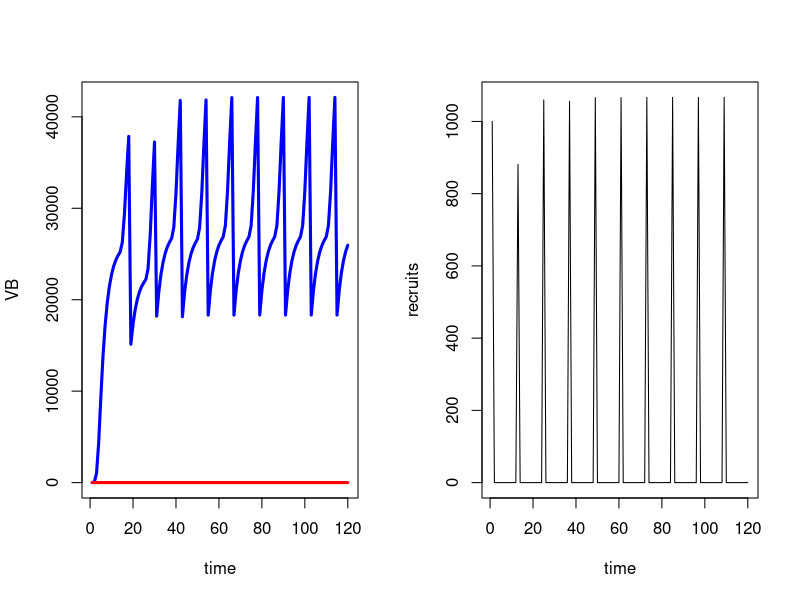

Reproduce this figure in R.
### 10/30/2020 Turning generic AS model into monthly scallops 
#   -first make monthly
#   -then input more realistic scallop parms

### Remaining to do:
#     -Probably want to allow the scallops to live maybe 18 months? This would also allow for the possibility that some scallops can
#           -spawn twice. Seems ballpark that this would be a proportion <50% but greater than 10%
#     -make harvest season explicit (i.e. vulnerability off of age or month as opposed to size) or having a vul to harvest and vul to retention
#     -deal with animals that can spawn before they're killed, so need an aggregator to sum eggs in non-recruit months.
#     -consider spatial issues


scenario <- list( 
                 life = list(amax = 18,
                  Ro = 1000,
                  CR = 8,
                  vbk = 4/12,
                  vblinf = 65,
                  vbt0 = 0,
                  alw = 0.0001,
                  alwb = 3,
                  wmat = 12,
                  amat = 10,
                  msd = .1,
                  vlh = 50,
                  vsd = 5,
                  M = 0.2,
                  lorenzc = 1,
                  #this sucks, need to change to 1:amax; probably x/sum(x) and go into EPRo/f
                  prob_spawn = c(0.3,0.5,1,0,0,0.1,0.2,0.5,0.8,0.8,0.2,0.1)),
                  catch = list(FM_flag = "q",
                               q_flag = "constant",
                                effort = 2,
                                q = 0.0003,
                                U = 0,
                                qmax = .0005,
                                kq = 0.5, #probably bad
                                bag_unit = "gallon",
                                bag = 2),
                  sim = list(month = 120)
                  )

scallop_model_fun <- function(scenario){
  
  TLref <- scenario$life$vblinf*0.5 #calculate from life values
  #Life history vectors
    scenario$life.vec <- with(scenario$life,{
        life.vec <- data.frame(Age = seq(1,amax))
        life.vec$TL <- vblinf*(1-exp(-vbk*(life.vec$Age-vbt0)))
        life.vec$Wt <- (alw*(life.vec$TL)^alwb)
        life.vec$Vul <- 1/(1+exp(-(life.vec$TL-vlh)/vsd))
        life.vec$Surv <- exp(-(M*TLref/life.vec$TL))^lorenzc
        life.vec$Lo <- life.vec$Lfished <- vector(length=amax)
        life.vec$Lo[1] <- life.vec$Lfished[1] <- 1
        for (i in 2:amax){
          life.vec$Lo[i] <- life.vec$Lo[i-1]*life.vec$Surv[i-1]
          life.vec$Lfished[i] <- life.vec$Lfished[i-1]*life.vec$Surv[i-1]*(1-scenario$catch$U*life.vec$Vul[i-1])
        }
        life.vec$Mat <- 1/(1+exp(-(life.vec$Age-amat)/msd))
        life.vec$Fec <- .1*life.vec$Wt
        return(life.vec)
    })
  #bag limit 
    #shell height to #'s per gallon
    sh2gal <- function(sh){
      (-6.704*sh + 480.96)/2
    }
    #switch for bag limit units
    scenario$catch <- within(scenario$catch,{
      if(bag_unit=='gallon'){
        maxcat <- bag*2.5             #theoretical max anyone can catch 
        catch.rate <- seq(0,maxcat,by=0.1)
        ret <- pmin(catch.rate,bag)       #how many can be retained for every individual option of numbers caught
        p.legal <- rep(1,length(scenario$life.vec$Age))   #not actually bag but would be used if there was a minimum size limit like 1/(1+exp(-1.7*(TL-MLL)/0.07))
      }else if(bag_unit=="numbers"){
        maxcat <- ceiling(bag*2.5)             #theoretical max anyone can catch 
        catch.rate <- seq(0,maxcat,by=1)
        ret <- pmin(catch.rate,bag)       #how many can be retained for every individual option of numbers caught
        p.legal <- rep(1,length(scenario$life.vec$Age))   #not actually bag but would be used if there was a minimum size limit like 1/(1+exp(-1.7*(TL-MLL)/0.07))
      }
    })
  #per recruit section
    scenario$per.rec <- with(scenario$life.vec, {
      per.rec <- list()
      per.rec$epro <- sum(Lo*Fec*Mat) #eggs-per-recruit unfished conditions
      per.rec$eprf <- sum(Lfished*Fec*Mat) #eggs-per-recruit fished conditions
      per.rec$bpro <- sum(Wt,Lo) #biomass-per-recruit unfished conditions
      per.rec$npro <- sum(Lo) #numbers-per-recruit unfished conditions
      per.rec$vbpro <- sum(Vul*Wt*Lo)  #vulnerable biomass per recruit unfished conditions
      per.rec$vbprf <- sum(Vul*Wt*Lfished) #vulnerable biomiass per recruit fished conditions
      per.rec$spr <- per.rec$epro/per.rec$eprf   #spawning potential ratio
      per.rec$bo <- scenario$life$Ro*per.rec$bpro #biomass at unfished condtions
      per.rec$no <- scenario$life$Ro*per.rec$npro #numbers at unfished conditions
      per.rec$vbo <- scenario$life$Ro*per.rec$vbpro  #vulnerable biomass at unfished conditions
      per.rec$kq <- 2/per.rec$bo   # scaling constant for abundance varying q (from Pine et al 2015)
      return(per.rec)
    })
  #recruitment calculations
    scenario$recruit <- with(scenario$per.rec,{
      recruit <- list()
      recruit$bha <- scenario$life$CR/epro                         #beverton holt a parm
      recruit$bhb <- (scenario$life$CR-1)/(scenario$life$Ro*epro)                #beverton holt b parm
      recruit$r.eq <- (recruit$bha*eprf-1)/(recruit$bhb*eprf)        #equilibrium recruitment
      recruit$yield.eq <- scenario$catch$U*vbprf*recruit$r.eq
      return(recruit)
    })
  #declare locally for easy calling
    amax <- scenario$life$amax
    months <- scenario$sim$month
  #storage
    eggs <- N <- B <- VB <- hr <- yield_n <- yield_b <- cpue_n <- cpue_b <- qt <- et <- hcpue <- hpue <- pr_hr <- vector(length=amax)
    hr_sel <- hr_harv <- nage <- matrix(0, months, amax)
  #initialization
    #numbers
      nage[1,1] <- scenario$life$Ro #initializing first year age structure 
      #proc_err[1] = 0 #rnorm(1,0,sdpro) #first value of process error
      N[1] <- sum(nage[1,]) #first value of total numbers
      B[1] <- sum(nage[1,]*scenario$life.vec$Wt) #first value of total biomass
      VB[1] <- sum(nage[1,]*scenario$life.vec$Wt*scenario$life.vec$Vul) #first value of vulernable biomass
    #harvest
      #switch for catchability
      if(scenario$catch$q_flag == "constant"){
        qt[1] <- scenario$catch$q #Here fixing q at a constant
      }else if(q_flag=='VB'){
        qt[1] <- scenario$catch$qmax/(1+scenario$catch$kq*B[1])
      }
      et[1] <- scenario$catch$effort #Here fixing effort at a constant
      #swith for fishing mortality
      if(scenario$catch$FM_flag == "q"){ 
        # Here fixing q at a constant
        qt[1] <- scenario$catch$q                                                                  
        hr[1] <- 1-exp(-qt[1]*et[1])
      } else if (scenario$catch$FM_flag == "constant"){
        # Fixing hr as a constant U 
        hr[1] <- scenario$catch$U
      } 
      hr_sel[1,] <- hr[1]*scenario$life.vec$Vul #age-specific capture rate according to selectivity
      hr_harv[1,] <-  hr[1]*scenario$life.vec$Vul*scenario$catch$p.legal #age-specific capture of legally big animals (adjusting hr_sel for size limit)
      hcpue[1] <- sum(nage[1,]*hr_harv[1,])/et[1] #raw catch rates not accounting for bag *also not accounting for loss due to So
      hcpue[1] <- ifelse(is.nan(hcpue[1]),0,hcpue[1])  #trap for cases where effort <- 0, will throw div0 errors (NaN)
      if(scenario$catch$bag_unit=="gallon"){
        require(truncnorm)
        #using a half-normal truncated at zero to get the density of 
        dens.catch <- dtruncnorm(scenario$catch$catch.rate, a=0, mean=hcpue[1], sd=hcpue[1]*0.4)
        dens.catch <- dens.catch/sum(dens.catch) #need to sum to 1 to prevent loss from density range
        hpue[1] <- sum(dens.catch*scenario$catch$ret)  #rate of actually harvestable fish accounting for bag and size
      }else{
        dens.catch <- dpois(scenario$catch$catch.rate,hcpue[1])
        dens.catch <- dens.catch/sum(dens.catch) #need to sum to 1 to prevent loss from density range
        hpue[1] <- sum(dens.catch*scenario$catch$ret)  #rate of actually harvestable fish accounting for bag and size
      }
      
      pr_hr[1] <- (hpue[1]/hcpue[1])  #probability of actually harvesting fish of legal size
      pr_hr[1] <- ifelse(is.nan(pr_hr[1]),0,pr_hr[1]) #Another trap, becuase hcpue could be 0
      yield_n[1] <- sum(hr_harv[1,]*pr_hr[1]*nage[1,])
      yield_b[1] <- sum(hr_harv[1,]*pr_hr[1]*nage[1,]*scenario$life.vec$Wt) 
      cpue_n[1] <- yield_n[1]/et[1] #first value of cpue
      cpue_b[1] <- yield_b[1]/et[1] #first value of cpue
  #simulate
    for(i in 2:months){
        #recruitment
          # nage[i,1] <- 0              #the recruitment without process error
          if((i %% 12)==1){
            eggs[i-1] <- sum((scenario$life.vec$Fec * scenario$life.vec$Mat * t(nage[(i-12):(i-1),])) %*% scenario$life$prob_spawn)

            nage[i,1] <- scenario$recruit$bha*eggs[i-1]/(1+scenario$recruit$bhb*eggs[i-1])              #the recruitment without process error
          }

        #nage[i,1] = bha*eggs[i-1]/(1+bhb*eggs[i-1])                          #the recruitment without process error
        #nage[i,1] = bha*eggs[i-1]/(1+bhb*eggs[i-1])*exp(proc_err[i-1])       #the recruitment each year, a product of beverton holt, eggs, and process error ****note this is going to be changed to be a function of a habitat dependent b parmameter, see DD habitat excel file
        #Natural mortality
          #Only have age 1 at this point, so need to fill in other ages to calculate catch rates
          nage[i,2:amax] <- nage[i-1,1:(amax-1)]*scenario$life.vec$Surv[1:(amax-1)] #Note this assumes NO natural mortality yet, so these are theoretical catch rates if we think M happens before F in annual cycle
        #bag limit
          #switch for catchability
          if(scenario$catch$q_flag == "constant"){
            qt[i] <- scenario$catch$q #Here fixing q at a constant
          }else if(q_flag=='VB'){
            qt[i] <- scenario$catch$qmax/(1+scenario$catch$kq*B[i])
          }
          et[i] <- scenario$catch$effort #Here fixing effort at a constant
          #swith for fishing mortality
          if(scenario$catch$FM_flag == "q"){ 
            # Here fixing q at a constant
            qt[i] <- scenario$catch$q                                                                  
            hr[i] <- 1-exp(-qt[i]*et[i])
          } else if (scenario$catch$FM_flag == "constant"){
            # Fixing hr as a constant U 
            hr[i] <- scenario$catch$U
          } 
          hr_sel[i,] <- hr[i]*scenario$life.vec$Vul
          hr_harv[i,] <- hr[i]*scenario$life.vec$Vul*scenario$catch$p.legal
          hcpue[i] <- sum(nage[i,]*hr_harv[i,])/et[i] #expected catch rate of harvestable fish
          hcpue[i] <- ifelse(is.nan(hcpue[i]),0,hcpue[i])  #div0 trap for effort = 0
          if(scenario$catch$bag_unit=="gallon"){
            #using a half-normal truncated at zero to get the density of 
            dens.catch <- dtruncnorm(scenario$catch$catch.rate, a=0, mean=hcpue[i], sd=hcpue[i]*0.4)
            dens.catch <- dens.catch/sum(dens.catch) #need to sum to 1 to prevent loss from density range
            hpue[i] <- sum(dens.catch*scenario$catch$ret)  #rate of actually harvestable fish accounting for bag and size
          }else{
            dens.catch <- dpois(scenario$catch$catch.rate,hcpue[i])
            dens.catch <- dens.catch/sum(dens.catch) #need to sum to 1 to prevent loss from density range
            hpue[i] <- sum(dens.catch*scenario$catch$ret)  #rate of actually harvestable fish accounting for bag and size
          }
          pr_hr[i] <- (hpue[i]/hcpue[i])  #probabilty of actually harvesting (i.e. landing)
          pr_hr[i] <- ifelse(is.nan(pr_hr[i]),0,pr_hr[i])  #trap for effort =0...meaning hcpue=0
        #Mortality
          nage[i,2:amax] <- nage[i-1,1:(amax-1)]*(1-hr_harv[i-1,1:(amax-1)]*pr_hr[i-1]) 
          #nage[i,j] = nage[i-1,j-1]*Surv[j-1]*(1-Vul[j-1]*hr[i-1])
        #Summarize B for use in catchability
          B[i] = sum(nage[i,] * scenario$life.vec$Wt)
    }
  #Summary (no need to be in for loop)
      N <- rowSums(nage)    #total numbers, sum of numbers at each age
      VB <- nage%*%(scenario$life.vec$Wt*scenario$life.vec$Vul) #vulernable biomass, sum of numbers at age * weight at age * vul at age
      yield_n <- rowSums(hr_harv*nage*pr_hr)#yeild in numbers
      yield_b <-  rowSums(hr_harv*(nage%*%diag(scenario$life.vec$Wt))*pr_hr) #yeild in biomass
      cpue_n <- yield_n/et   #cpue in numbers, yeild/effort
      cpue_b <- yield_b/et  #cpue in bimoass, yeild/effort
      recruits <- nage[,1]
  #return
    ret.l <- list(scenario = scenario,
                  results=data.frame(
                                     time = 1:scenario$sim$month,
                                      N = N,
                                      B = B,
                                      VB = VB,
                                      recruits = recruits,
                                      yield_n = yield_n,
                                      yeild_b = yield_b,
                                      cpue_n = cpue_n,
                                      cpue_b = cpue_b,
                                      et = et,
                                      qt = qt,
                                      hcpue = hcpue,
                                      hpue = hpue,
                                      pr_hr = pr_hr))
    return(ret.l)
}
###-----------------------------------------------------
#    Run
###-----------------------------------------------------
  run1 <- scallop_model_fun(scenario)

  #Simple plot of VB, effort
    with(run1$results,{
        par(mfrow=c(1,2))
        plot(time, VB, type="l", col="blue", 
             lwd=3, ylim=c(0, max(VB)))
        lines(time, et, col="red", lwd=3)
        plot(time, recruits, type='l')
    })
    
